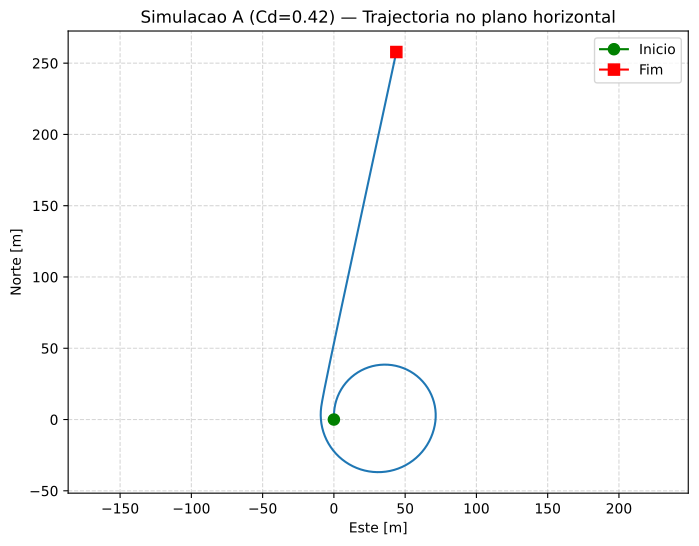

Source code (Python):
#!/usr/bin/env python3
# -*- coding: utf-8 -*-
"""
etapa3_graficos.py — Simulacao comparativa do torpedo AUV para a Etapa 3.

Corre duas simulacoes em modo stepInput (200 s, dt=0.02 s) com parametros
de fabrica (Cd=0.42) e com arrasto reduzido (Cd=0.25), exporta ambas para
CSV via gui.export_results.export_csv, e gera 9 graficos num unico PDF.

O efeito fisico observavel: reduzir Cd diminui CD_0 (= Cd * pi * b^2 / S),
que entra em forceLiftDrag() dentro de dynamics(), reduzindo o arrasto
parasita e aumentando a velocidade terminal em surge. A trajectoria
global, velocidades e profundidade sao afectadas.

Nota: em stepInput, a propulsao esta hardcoded a n = 1525 RPM (Anomalia
A5), e apenas as deflexoes das barbatanas sao controladas por degraus.

Original author: Thor I. Fossen (dinamica do torpedo, simulate(), Fossen 2021)
Additions:       Ricardo Craveiro (1191000@isep.ipp.pt)
DINAV 2026 - Etapa 3
"""

import os
import sys
from pathlib import Path

import matplotlib
matplotlib.use("Agg")  # backend nao-interactivo - apenas geracao de PDF
import matplotlib.pyplot as plt  # noqa: E402
from matplotlib.backends.backend_pdf import PdfPages  # noqa: E402
import numpy as np  # noqa: E402

# -----------------------------------------------------------------------
# Configuracao de caminhos — garantir que python_vehicle_simulator e
# importavel a partir de src/ mesmo correndo o script de outro cwd
# -----------------------------------------------------------------------
REPO_ROOT = Path(__file__).resolve().parent.parent
SRC_DIR = REPO_ROOT / "src"
sys.path.insert(0, str(SRC_DIR))

from python_vehicle_simulator.vehicles.torpedo import torpedo  # noqa: E402
from python_vehicle_simulator.lib.mainLoop import simulate  # noqa: E402
from python_vehicle_simulator.gui.export_results import export_csv  # noqa: E402


# -----------------------------------------------------------------------
# Constantes da simulacao
# -----------------------------------------------------------------------
SAMPLE_TIME = 0.02                                   # dt (s)
DURATION_S = 200.0                                   # duracao total (s)
N_STEPS = int(round(DURATION_S / SAMPLE_TIME))       # = 10000

OUT_DIR = REPO_ROOT / "etapa3"
CSV_A = OUT_DIR / "sim_A_cd042.csv"
CSV_B = OUT_DIR / "sim_B_cd025.csv"
PDF_OUT = OUT_DIR / "etapa3_graficos.pdf"

# Indices das colunas do CSV (layout produzido por export_csv com dimU=5)
#  0  t_s
#  1-3  x, y, z
#  4-6  phi, theta, psi
#  7-9  u, v, w
# 10-12 p, q, r
# 13-17 delta_r_top_cmd, delta_r_bottom_cmd, delta_s_star_cmd,
#       delta_s_port_cmd, n_cmd
# 18-22 delta_r_top_act, delta_r_bottom_act, delta_s_star_act,
#       delta_s_port_act, n_act
COL_T = 0
COL_X, COL_Y, COL_Z = 1, 2, 3
COL_U, COL_V, COL_W = 7, 8, 9
COL_P, COL_Q, COL_R = 10, 11, 12
COL_DELTA_R_TOP_CMD = 13
COL_DELTA_R_BOT_CMD = 14
COL_DELTA_S_STAR_CMD = 15
COL_DELTA_S_PORT_CMD = 16
COL_N_CMD = 17


# -----------------------------------------------------------------------
# Execucao das simulacoes
# -----------------------------------------------------------------------
def run_simulation(cd_value: float):
    """
    Instancia o torpedo em modo stepInput, aplica Cd via setter (que
    valida 0.1..0.5 e recalcula CD_0), corre simulate() e devolve
    (simTime, simData, params).
    """
    vehicle = torpedo("stepInput")

    # Setter Cd - valida e invoca _recalculate_derived() -> CD_0
    vehicle.Cd = cd_value

    print(f"  -> A correr simulacao com Cd = {vehicle.Cd:.3f} "
          f"(CD_0 = {vehicle.CD_0:.6f}) durante {DURATION_S:.0f} s "
          f"({N_STEPS} passos de {SAMPLE_TIME} s) ...")

    sim_time, sim_data = simulate(N=N_STEPS,
                                  sampleTime=SAMPLE_TIME,
                                  vehicle=vehicle)

    return sim_time, sim_data, vehicle.get_all_params()


def load_csv(path: Path) -> np.ndarray:
    """
    Le o CSV exportado ignorando linhas de comentario (# ...) e a linha
    de cabecalho CSV. Devolve matriz (N, 23) com todas as colunas
    numericas.

    Nota: np.loadtxt usa `skiprows` em linhas brutas (antes de filtrar
    comentarios), por isso tem de se contar explicitamente quantas
    linhas de comentario `#` existem + 1 linha de cabecalho CSV.
    """
    with open(path, "r", encoding="utf-8") as f:
        comment_lines = sum(1 for line in f if line.startswith("#"))
    return np.loadtxt(path, delimiter=",", skiprows=comment_lines + 1,
                      comments="#")


# -----------------------------------------------------------------------
# Graficos individuais (PT-PT)
# -----------------------------------------------------------------------
def _grid(ax):
    ax.grid(True, linestyle="--", alpha=0.5)


def plot_trajectoria(data: np.ndarray, titulo: str):
    """Grafico 1/5: trajectoria 2D Norte (y) vs Este (x)."""
    fig, ax = plt.subplots(figsize=(8, 6))
    # Convencao Fossen NED: x = Norte, y = Este. No plot horizontal
    # queremos o Norte no eixo vertical e o Este no eixo horizontal.
    norte = data[:, COL_X]
    este = data[:, COL_Y]
    ax.plot(este, norte, color="tab:blue", linewidth=1.5)
    ax.plot(este[0], norte[0], marker="o", color="green",
            markersize=8, label="Inicio")
    ax.plot(este[-1], norte[-1], marker="s", color="red",
            markersize=8, label="Fim")
    ax.set_xlabel("Este [m]")
    ax.set_ylabel("Norte [m]")
    ax.set_title(titulo)
    ax.set_aspect("equal", adjustable="datalim")
    ax.legend(loc="best")
    _grid(ax)
    return fig


def plot_velocidades(data: np.ndarray, titulo: str):
    """
    Grafico 2/6: velocidades lineares (u, v, w) em m/s e velocidades
    angulares (p, q, r) em graus/s, em dois subplots empilhados.
    """
    t = data[:, COL_T]
    fig, (ax_lin, ax_ang) = plt.subplots(2, 1, figsize=(9, 8),
                                         sharex=True)

    ax_lin.plot(t, data[:, COL_U], label="u (surge)", color="tab:blue")
    ax_lin.plot(t, data[:, COL_V], label="v (sway)", color="tab:orange")
    ax_lin.plot(t, data[:, COL_W], label="w (heave)", color="tab:green")
    ax_lin.set_ylabel("Velocidade linear [m/s]")
    ax_lin.set_title(titulo)
    ax_lin.legend(loc="best")
    _grid(ax_lin)

    # Velocidades angulares convertidas de rad/s para graus/s
    ax_ang.plot(t, np.rad2deg(data[:, COL_P]),
                label="p (rolamento)", color="tab:red")
    ax_ang.plot(t, np.rad2deg(data[:, COL_Q]),
                label="q (arfagem)", color="tab:purple")
    ax_ang.plot(t, np.rad2deg(data[:, COL_R]),
                label="r (guinada)", color="tab:brown")
    ax_ang.set_xlabel("Tempo [s]")
    ax_ang.set_ylabel("Velocidade angular [graus/s]")
    ax_ang.legend(loc="best")
    _grid(ax_ang)

    return fig


def plot_actuadores(data: np.ndarray, titulo: str):
    """
    Grafico 3/7: comandos dos 5 actuadores. As 4 deflexoes das fins em
    graus (eixo esquerdo) e RPM do helice (eixo direito).
    """
    t = data[:, COL_T]
    fig, ax_esq = plt.subplots(figsize=(9, 6))

    # Deflexoes das fins (cmd) convertidas de rad para graus
    ax_esq.plot(t, np.rad2deg(data[:, COL_DELTA_R_TOP_CMD]),
                label="delta_r_top", color="tab:blue")
    ax_esq.plot(t, np.rad2deg(data[:, COL_DELTA_R_BOT_CMD]),
                label="delta_r_bottom", color="tab:cyan")
    ax_esq.plot(t, np.rad2deg(data[:, COL_DELTA_S_STAR_CMD]),
                label="delta_s_star", color="tab:orange")
    ax_esq.plot(t, np.rad2deg(data[:, COL_DELTA_S_PORT_CMD]),
                label="delta_s_port", color="tab:red")
    ax_esq.set_xlabel("Tempo [s]")
    ax_esq.set_ylabel("Deflexao das barbatanas [graus]")
    _grid(ax_esq)

    ax_dir = ax_esq.twinx()
    ax_dir.plot(t, data[:, COL_N_CMD],
                label="n (helice)", color="tab:green",
                linestyle="--", linewidth=1.8)
    ax_dir.set_ylabel("Rotacao do helice [RPM]")

    # Legenda combinada dos dois eixos
    linhas_esq, labels_esq = ax_esq.get_legend_handles_labels()
    linhas_dir, labels_dir = ax_dir.get_legend_handles_labels()
    ax_esq.legend(linhas_esq + linhas_dir, labels_esq + labels_dir,
                  loc="best")
    ax_esq.set_title(titulo)
    return fig


def plot_profundidade(data: np.ndarray, titulo: str):
    """Grafico 4/8: profundidade z vs tempo."""
    t = data[:, COL_T]
    fig, ax = plt.subplots(figsize=(9, 5))
    ax.plot(t, data[:, COL_Z], color="tab:blue", linewidth=1.5)
    # Eixo invertido: profundidade cresce para baixo no mar
    ax.invert_yaxis()
    ax.set_xlabel("Tempo [s]")
    ax.set_ylabel("Profundidade z [m]")
    ax.set_title(titulo)
    _grid(ax)
    return fig


def plot_comparacao_trajectorias(data_a: np.ndarray,
                                 data_b: np.ndarray):
    """Grafico 9: sobreposicao das trajectorias 2D das duas simulacoes."""
    fig, ax = plt.subplots(figsize=(8, 7))
    ax.plot(data_a[:, COL_Y], data_a[:, COL_X],
            label="Cd=0.42", color="tab:blue", linewidth=1.8)
    ax.plot(data_b[:, COL_Y], data_b[:, COL_X],
            label="Cd=0.25", color="tab:red", linewidth=1.8,
            linestyle="--")
    ax.plot(0, 0, marker="o", color="green",
            markersize=8, label="Inicio comum")
    ax.plot(data_a[-1, COL_Y], data_a[-1, COL_X],
            marker="s", color="tab:blue", markersize=8)
    ax.plot(data_b[-1, COL_Y], data_b[-1, COL_X],
            marker="s", color="tab:red", markersize=8)
    ax.set_xlabel("Este [m]")
    ax.set_ylabel("Norte [m]")
    ax.set_title("Comparacao de trajectorias 2D — efeito de Cd")
    ax.set_aspect("equal", adjustable="datalim")
    ax.legend(loc="best")
    _grid(ax)
    return fig


# -----------------------------------------------------------------------
# Orquestrador
# -----------------------------------------------------------------------
def main() -> int:
    print("=" * 72)
    print("Etapa 3 — DINAV 2026: simulacao comparativa Cd=0.42 vs Cd=0.25")
    print("=" * 72)

    OUT_DIR.mkdir(parents=True, exist_ok=True)
    print(f"Directoria de saida: {OUT_DIR}")

    # --- Sim A (fabrica, Cd = 0.42) -----------------------------------
    print("\n[Sim A] Parametros de fabrica (Cd = 0.42)")
    t_a, sd_a, params_a = run_simulation(cd_value=0.42)
    export_csv(CSV_A, t_a, sd_a, params=params_a, dimU=5)
    print(f"  -> CSV escrito: {CSV_A}")

    # --- Sim B (arrasto reduzido, Cd = 0.25) --------------------------
    print("\n[Sim B] Arrasto reduzido (Cd = 0.25)")
    t_b, sd_b, params_b = run_simulation(cd_value=0.25)
    export_csv(CSV_B, t_b, sd_b, params=params_b, dimU=5)
    print(f"  -> CSV escrito: {CSV_B}")

    # --- Releitura via loadtxt ----------------------------------------
    print("\n[Leitura] A recarregar CSVs com numpy.loadtxt...")
    data_a = load_csv(CSV_A)
    data_b = load_csv(CSV_B)
    print(f"  -> Sim A: {data_a.shape}")
    print(f"  -> Sim B: {data_b.shape}")
    print(f"  -> u_final A = {data_a[-1, COL_U]:.4f} m/s   "
          f"u_final B = {data_b[-1, COL_U]:.4f} m/s")

    # --- Geracao do PDF com 9 paginas ---------------------------------
    print(f"\n[PDF] A gerar {PDF_OUT} ...")
    with PdfPages(PDF_OUT) as pdf:
        # Paginas 1-4: Sim A
        figuras = [
            plot_trajectoria(
                data_a,
                "Simulacao A (Cd=0.42) — Trajectoria no plano horizontal"),
            plot_velocidades(
                data_a,
                "Simulacao A (Cd=0.42) — Velocidades no corpo "
                "(lineares e angulares)"),
            plot_actuadores(
                data_a,
                "Simulacao A (Cd=0.42) — Comandos dos actuadores"),
            plot_profundidade(
                data_a,
                "Simulacao A (Cd=0.42) — Profundidade vs tempo"),
            # Paginas 5-8: Sim B
            plot_trajectoria(
                data_b,
                "Simulacao B (Cd=0.25) — Trajectoria no plano horizontal"),
            plot_velocidades(
                data_b,
                "Simulacao B (Cd=0.25) — Velocidades no corpo "
                "(lineares e angulares)"),
            plot_actuadores(
                data_b,
                "Simulacao B (Cd=0.25) — Comandos dos actuadores"),
            plot_profundidade(
                data_b,
                "Simulacao B (Cd=0.25) — Profundidade vs tempo"),
            # Pagina 9: comparacao
            plot_comparacao_trajectorias(data_a, data_b),
        ]
        for fig in figuras:
            pdf.savefig(fig, bbox_inches="tight")
            plt.close(fig)

    print(f"  -> PDF escrito: {PDF_OUT}")
    print("\nConcluido com sucesso.")
    return 0


if __name__ == "__main__":
    sys.exit(main())
